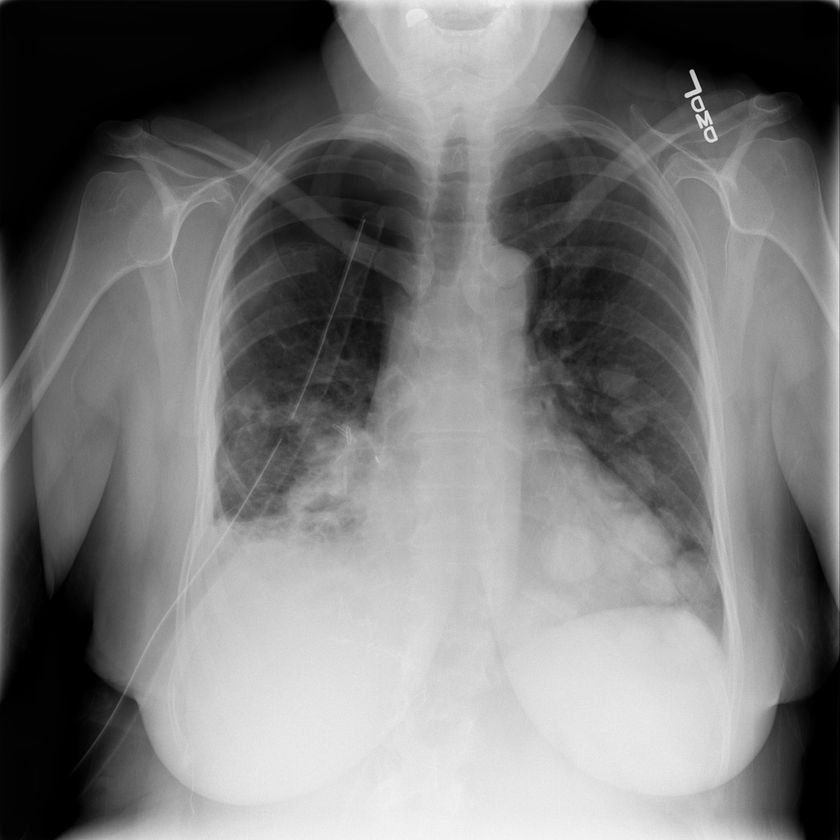
#> input picture XRAY_ACTIONS/image_1.png, 840 x 840 px, shrunk from 1024 x 1024 before the run; its folder holds 4 pictures in this run
$ python Lesson2.py
#> lines starting #> are read from the running program, lines starting #| are printed output that depends on the picture
import numpy as np
import matplotlib.pyplot as plt
import PIL.Image as Image
import glob

#preprocessing the images in the dataset using normalization and standardization techniques

'''
# Load the image
image = Image.open(image_path)
# Convert the image to a NumPy array
image_array = np.array(image)
#print(image_array.shape)
#print(image_array)

print(image_array.max())
print(image_array.min())
# Display the image

plt.imshow(image_array, cmap='gray')  # Use 'gray' colormap for grayscale images
plt.axis('off')  # Hide axes
plt.show()'''


def image(image_path):
    # Load the image
    i = 1

    for images in glob.iglob(f'{image_path}/*'):
      print(f"Image number {i}:")
      if (images.endswith(".png")):
        image = Image.open(images)
#> image is the input picture: PIL image 840x840 L; min 0, max 245, mean 120.2
        image_array = np.array(image)


        print("Min:", image_array.min())
#| Min: 0
        print("Max:", image_array.max())
#| Max: 245
        i+=1
    return image_array

if __name__ == "__main__":
    image_path = "/Users/farahjabeen/Desktop/XRAY_PROJECT/XRAY_ACTIONS"
    image = image(image_path)
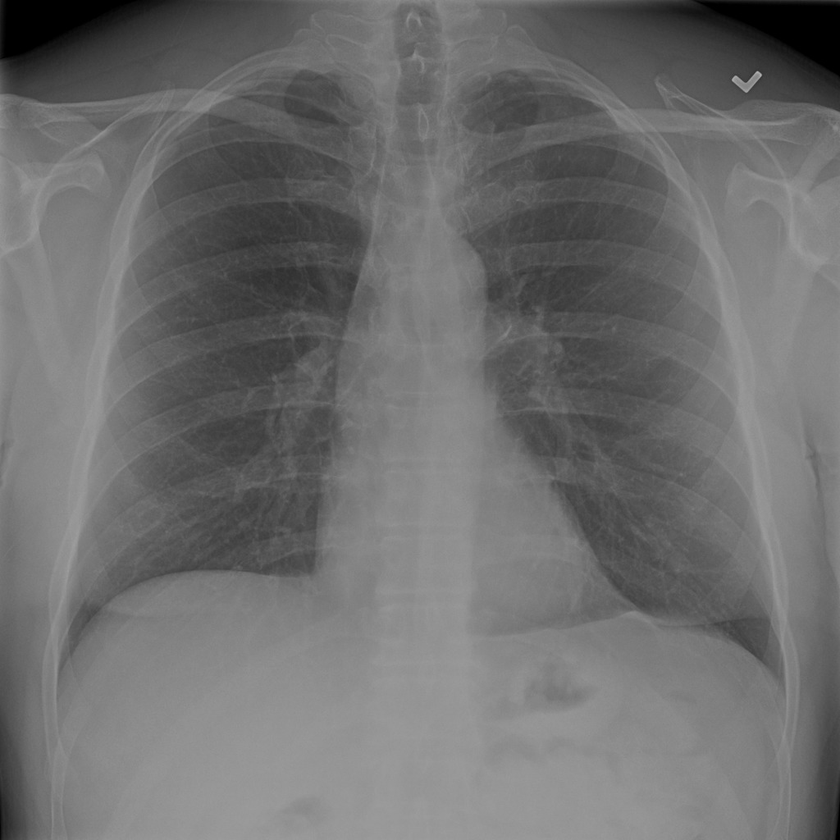
#> image: shape (840, 840); min 0, max 180, mean 110.2
    #print(image)
